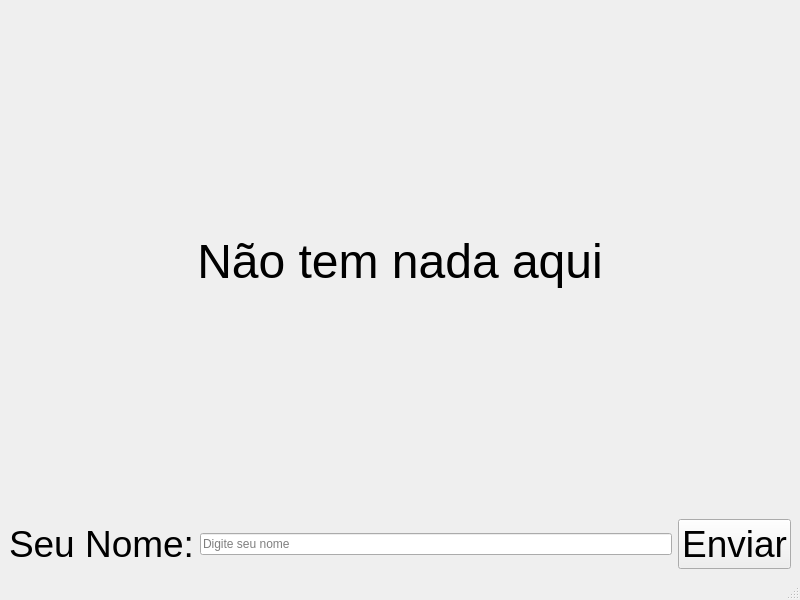
<?xml version="1.0" encoding="UTF-8"?>
<ui version="4.0">
 <class>MainWindow</class>
 <widget class="QMainWindow" name="MainWindow">
  <property name="geometry">
   <rect>
    <x>0</x>
    <y>0</y>
    <width>800</width>
    <height>600</height>
   </rect>
  </property>
  <property name="windowTitle">
   <string>MainWindow</string>
  </property>
  <widget class="QWidget" name="centralwidget">
   <layout class="QHBoxLayout" name="horizontalLayout">
    <item>
     <layout class="QGridLayout" name="gridLayout">
      <item row="0" column="0">
       <widget class="QLabel" name="labelResult">
        <property name="font">
         <font>
          <pointsize>36</pointsize>
         </font>
        </property>
        <property name="text">
         <string>Não tem nada aqui</string>
        </property>
        <property name="alignment">
         <set>Qt::AlignmentFlag::AlignCenter</set>
        </property>
       </widget>
      </item>
      <item row="1" column="0">
       <layout class="QGridLayout" name="gridLayout_2">
        <item row="0" column="0">
         <widget class="QLabel" name="labelName">
          <property name="font">
           <font>
            <pointsize>28</pointsize>
           </font>
          </property>
          <property name="text">
           <string>Seu Nome:</string>
          </property>
         </widget>
        </item>
        <item row="0" column="1">
         <widget class="QLineEdit" name="lineName">
          <property name="placeholderText">
           <string>Digite seu nome</string>
          </property>
         </widget>
        </item>
        <item row="0" column="2">
         <widget class="QPushButton" name="buttonSend">
          <property name="font">
           <font>
            <pointsize>28</pointsize>
           </font>
          </property>
          <property name="text">
           <string>Enviar</string>
          </property>
         </widget>
        </item>
       </layout>
      </item>
     </layout>
    </item>
   </layout>
  </widget>
  <widget class="QMenuBar" name="menubar">
   <property name="geometry">
    <rect>
     <x>0</x>
     <y>0</y>
     <width>800</width>
     <height>22</height>
    </rect>
   </property>
  </widget>
  <widget class="QStatusBar" name="statusbar"/>
 </widget>
 <resources/>
 <connections/>
</ui>
